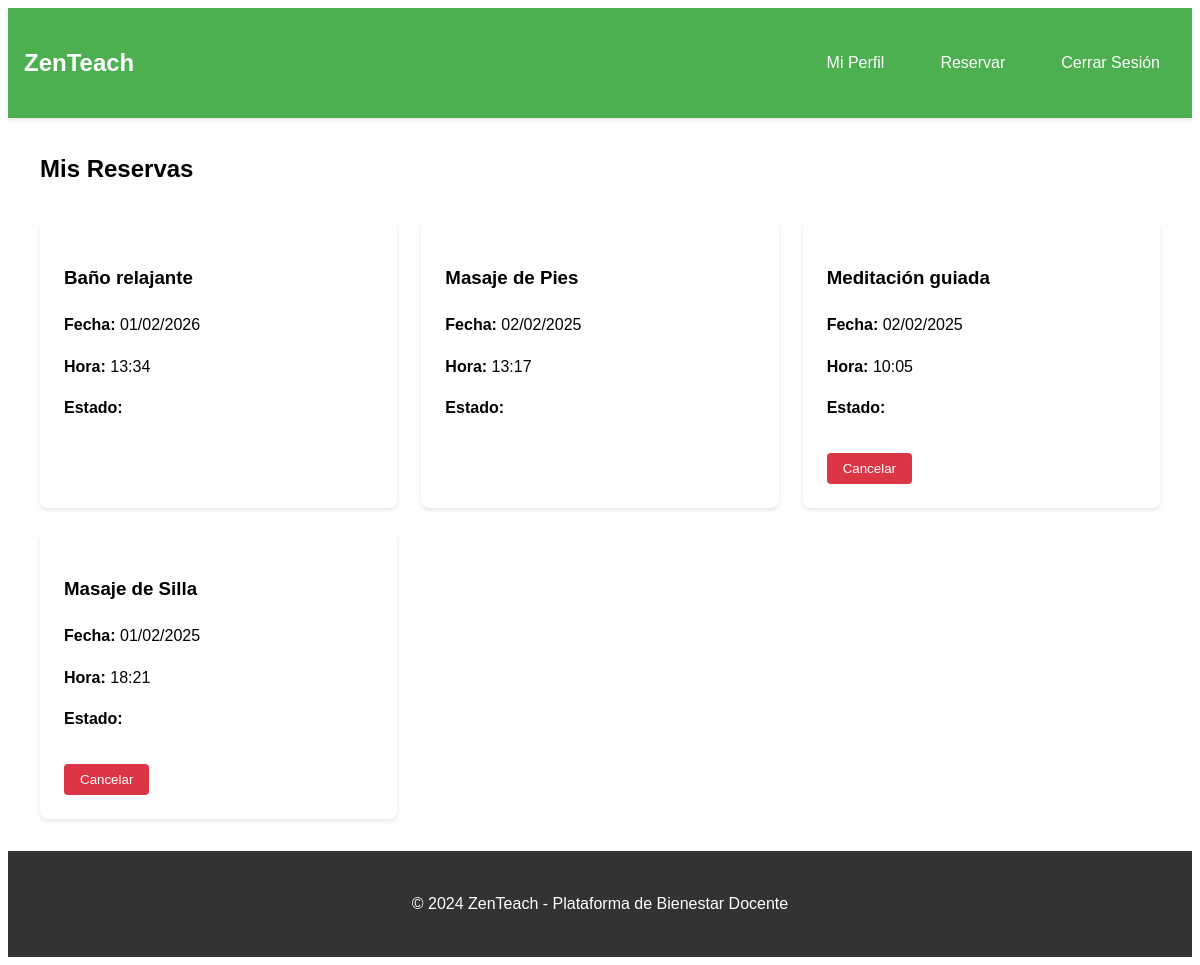
The page /mis-reservas/ (signed in) on the database its author committed.
### core/models.py (models this page shows, shortened)
class Reserva(models.Model):
    usuario = models.ForeignKey(Usuario, on_delete=models.CASCADE, related_name='reservas')
    servicio = models.ForeignKey(Servicio, on_delete=models.CASCADE, related_name='reservas')
    fecha_hora = models.DateTimeField()
    estado = models.CharField(max_length=10, default='pendiente')
    creada = models.DateTimeField(auto_now_add=True)
    class Meta:
        verbose_name = "Reserva"
        verbose_name_plural = "Reservas"
        ordering = ['-fecha_hora']

class Servicio(models.Model):
    nombre = models.CharField(max_length=100)
    descripcion = models.TextField()
    duracion = models.IntegerField(help_text="Duración en minutos")
    precio = models.DecimalField(max_digits=10, decimal_places=2)
    activo = models.BooleanField(default=True)
    class Meta:
        verbose_name = "Servicio"
        verbose_name_plural = "Servicios"

### core/views.py (the view)
# urls.py: path('mis-reservas/', views.historial_reservas, name='historial_reservas'),
@login_required
def historial_reservas(request):
    now = timezone.now()
    reservas = Reserva.objects.filter(
        usuario=request.user
    ).select_related('servicio').order_by('-fecha_hora')
    context = {
        'reservas': reservas,
        'ahora': now
    }
    return render(request, 'core/mis_reservas.html', context)

### templates/core/mis_reservas.html (shortened to what this page needs)
{% extends 'base.html' %}
{% block content %}
<div class="reservas-container">
    <h2>Mis Reservas</h2>
    <div class="reservas-list">
        {% if reservas %}
            {% for reserva in reservas %}
                <div class="reserva-card">
                    <h3>{{ reserva.servicio.nombre }}</h3>
                    <p><strong>Fecha:</strong> {{ reserva.fecha_hora|date:"d/m/Y" }}</p>
                    <p><strong>Hora:</strong> {{ reserva.fecha_hora|date:"H:i" }}</p>
                    <p><strong>Estado:</strong> {{ reserva.get_estado_display }}</p>
                    {% if reserva.estado == 'pendiente' %}
                        <form method="post" action="{% url 'cancelar_reserva' reserva.id %}">
                            <button type="submit" class="btn-cancelar">Cancelar</button>
                        </form>
                    {% endif %}
                </div>
            {% endfor %}
        {% else %}
            <p class="no-reservas">No tienes reservas.</p>
        {% endif %}
    </div>
</div>
{% endblock %}

### templates/core/mis_reservas.html (style rules this page uses)
.reservas-container { max-width: 1200px; margin: 2rem auto; padding: 0 1rem; }
.reservas-list { display: grid; grid-template-columns: repeat(auto-fill, minmax(300px, 1fr)); gap: 1.5rem; margin-top: 2rem; }
.reserva-card { background: white; padding: 1.5rem; border-radius: 8px; box-shadow: 0 2px 4px rgba(0,0,0,0.1); }
.btn-cancelar { background: #dc3545; color: white; border: none; padding: 0.5rem 1rem; border-radius: 4px; cursor: pointer; margin-top: 1rem; }

### templates/base.html (style rules this page uses)
:root { --primary-color: #4CAF50; --primary-dark: #45a049; --text-color: #333; --bg-color: #f8f9fa; --shadow: 0 2px 4px rgba(0,0,0,0.1); }
body { font-family: 'Poppins', sans-serif; line-height: 1.6; background: var(--bg-color); background-image: linear-gradient(rgba(255, 255, 255, 0.9), rgba(255, 255, 255, 0.9)), url('/static/img/background.jpg'); background-size: cover; background-attachment: fixed; }

### rows shown on the page
Reserva: servicio.nombre "Baño relajante", fecha_hora "01/02/2026", fecha_hora "13:34"
Reserva: servicio.nombre "Masaje de Pies", fecha_hora "02/02/2025", fecha_hora "13:17"
Reserva: servicio.nombre "Meditación guiada", fecha_hora "02/02/2025", fecha_hora "10:05", estado "Cancelar"
Reserva: servicio.nombre "Masaje de Silla", fecha_hora "01/02/2025", fecha_hora "18:21", estado "Cancelar"
